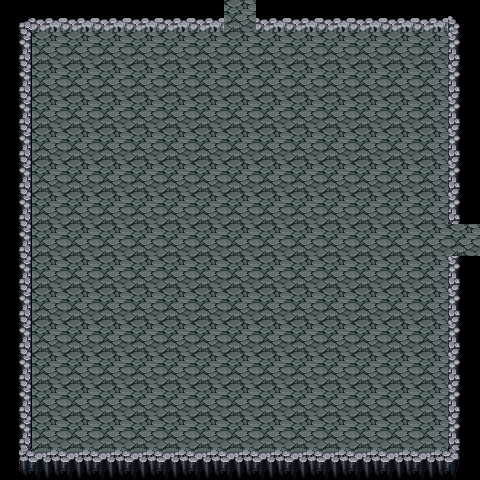

The image is a tile-based game level rendered from a .tmx file. Its description and source (layers, tilesets, objects; grid data summarised) follow:
An orthogonal 15x15 tile map with 32x32 px tiles, 2 tile layers (background, collision) and 3 objects (3x door).

<map version="1.0" orientation="orthogonal" width="15" height="15" tilewidth="32" tileheight="32">
 <tileset firstgid="1" name="dungeon_tileset" tilewidth="32" tileheight="32">
  <image source="../images/dungeon_tileset.png" width="512" height="512" />
 </tileset>
 <layer name="background" width="15" height="15">
  <data>[225 cells, 225 non-empty, 1 distinct tile ids]</data>
 </layer>
 <layer name="collision" width="15" height="15">
  <properties>
   <property name="collision" value="true" />
  </properties>
  <data>[225 cells, 54 non-empty, 8 distinct tile ids]</data>
 </layer>
 <objectgroup name="objects" width="15" height="15">
  <object name="door_N" type="door" x="93" y="-122" width="32" height="32">
   <properties>
    <property name="enter_door.direction" value="N" />
    <property name="group" value="doors" />
   </properties>
  </object>
  <object name="door_E" type="door" x="448" y="224" width="32" height="32">
   <properties>
    <property name="enter_door.direction" value="E" />
   </properties>
  </object>
  <object name="door_N" type="door" x="224" y="0" width="32" height="32">
   <properties>
    <property name="enter_door.direction" value="N" />
   </properties>
  </object>
 </objectgroup>
</map>
